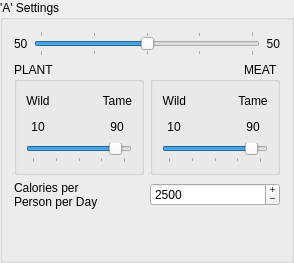
         <widget class="QGroupBox" name="diet_comp_box_9">
          <property name="sizePolicy">
           <sizepolicy hsizetype="Expanding" vsizetype="Fixed">
            <horstretch>0</horstretch>
            <verstretch>0</verstretch>
           </sizepolicy>
          </property>
          <property name="title">
           <string>'A' Settings</string>
          </property>
          <layout class="QGridLayout">
           <item row="2" column="0" colspan="2">
            <layout class="QHBoxLayout">
             <item>
              <widget class="QLabel" name="label6_9">
               <property name="toolTip">
                <string>&lt;html&gt;&lt;head&gt;&lt;meta name=&quot;qrichtext&quot; content=&quot;1&quot; /&gt;&lt;style type=&quot;text/css&quot;&gt;
p, li { white-space: pre-wrap; }
&lt;/style&gt;&lt;/head&gt;&lt;body style=&quot; font-family:'Sans Serif'; font-size:9pt; font-weight:400; font-style:normal; text-decoration:none;&quot;&gt;
&lt;p style=&quot; margin-top:0px; margin-bottom:0px; margin-left:0px; margin-right:0px; -qt-block-indent:0; text-indent:0px;&quot;&gt;Average requirements for each individual&lt;/p&gt;&lt;/body&gt;&lt;/html&gt;</string>
               </property>
               <property name="whatsThis">
                <string>&lt;html&gt;&lt;head&gt;&lt;meta name=&quot;qrichtext&quot; content=&quot;1&quot; /&gt;&lt;style type=&quot;text/css&quot;&gt;
p, li { white-space: pre-wrap; }
&lt;/style&gt;&lt;/head&gt;&lt;body style=&quot; font-family:'Sans Serif'; font-size:9pt; font-weight:400; font-style:normal; text-decoration:none;&quot;&gt;
&lt;p style=&quot; margin-top:0px; margin-bottom:0px; margin-left:0px; margin-right:0px; -qt-block-indent:0; text-indent:0px;&quot;&gt;This figure is an average only.  In the future, I hope to be able to implement a feature whereby the human population is modelled, and account for different requirements of men, adult women, pregnant women, lactating women, and children.&lt;/p&gt;&lt;/body&gt;&lt;/html&gt;</string>
               </property>
               <property name="text">
                <string>Calories per
Person per Day</string>
               </property>
               <property name="wordWrap">
                <bool>false</bool>
               </property>
              </widget>
             </item>
             <item>
              <widget class="QSpinBox" name="spinBoxDailyCalories_9">
               <property name="toolTip">
                <string>&lt;html&gt;&lt;head&gt;&lt;meta name=&quot;qrichtext&quot; content=&quot;1&quot; /&gt;&lt;style type=&quot;text/css&quot;&gt;
p, li { white-space: pre-wrap; }
&lt;/style&gt;&lt;/head&gt;&lt;body style=&quot; font-family:'Sans Serif'; font-size:9pt; font-weight:400; font-style:normal; text-decoration:none;&quot;&gt;
&lt;p style=&quot; margin-top:0px; margin-bottom:0px; margin-left:0px; margin-right:0px; -qt-block-indent:0; text-indent:0px;&quot;&gt;Set the average number of calories per day required per person&lt;/p&gt;&lt;/body&gt;&lt;/html&gt;</string>
               </property>
               <property name="whatsThis">
                <string>&lt;html&gt;&lt;head&gt;&lt;meta name=&quot;qrichtext&quot; content=&quot;1&quot; /&gt;&lt;style type=&quot;text/css&quot;&gt;
p, li { white-space: pre-wrap; }
&lt;/style&gt;&lt;/head&gt;&lt;body style=&quot; font-family:'Sans Serif'; font-size:9pt; font-weight:400; font-style:normal; text-decoration:none;&quot;&gt;
&lt;p style=&quot; margin-top:0px; margin-bottom:0px; margin-left:0px; margin-right:0px; -qt-block-indent:0; text-indent:0px;&quot;&gt;In future versions of Landuse Analyst, the demographics of the human population will be modelled, but currently the user has to supply one figure for an average number of calories required by a single person on a daily basis.&lt;/p&gt;&lt;/body&gt;&lt;/html&gt;</string>
               </property>
               <property name="buttonSymbols">
                <enum>QAbstractSpinBox::PlusMinus</enum>
               </property>
               <property name="minimum">
                <number>1</number>
               </property>
               <property name="maximum">
                <number>5000</number>
               </property>
               <property name="singleStep">
                <number>1</number>
               </property>
               <property name="value">
                <number>2500</number>
               </property>
              </widget>
             </item>
            </layout>
           </item>
           <item row="1" column="0">
            <widget class="QGroupBox" name="groupplantpercent_9">
             <property name="title">
              <string>PLANT</string>
             </property>
             <layout class="QGridLayout">
              <item row="1" column="1">
               <spacer>
                <property name="orientation">
                 <enum>Qt::Horizontal</enum>
                </property>
                <property name="sizeHint" stdset="0">
                 <size>
                  <width>40</width>
                  <height>20</height>
                 </size>
                </property>
               </spacer>
              </item>
              <item row="1" column="2">
               <widget class="QLabel" name="labelCropTamePercent_9">
                <property name="toolTip">
                 <string>&lt;html&gt;&lt;head&gt;&lt;meta name=&quot;qrichtext&quot; content=&quot;1&quot; /&gt;&lt;style type=&quot;text/css&quot;&gt;
p, li { white-space: pre-wrap; }
&lt;/style&gt;&lt;/head&gt;&lt;body style=&quot; font-family:'Sans Serif'; font-size:9pt; font-weight:400; font-style:normal; text-decoration:none;&quot;&gt;
&lt;p style=&quot; margin-top:0px; margin-bottom:0px; margin-left:0px; margin-right:0px; -qt-block-indent:0; text-indent:0px;&quot;&gt;The percentage of calories of the population's &lt;span style=&quot; font-style:italic; text-decoration: underline;&quot;&gt;plant&lt;/span&gt; portion of the diet that is supplied by domesticated plants (crops).&lt;/p&gt;&lt;/body&gt;&lt;/html&gt;</string>
                </property>
                <property name="text">
                 <string>90</string>
                </property>
                <property name="alignment">
                 <set>Qt::AlignCenter</set>
                </property>
               </widget>
              </item>
              <item row="2" column="0" colspan="3">
               <widget class="QSlider" name="sliderCrop_9">
                <property name="toolTip">
                 <string>&lt;html&gt;&lt;head&gt;&lt;meta name=&quot;qrichtext&quot; content=&quot;1&quot; /&gt;&lt;style type=&quot;text/css&quot;&gt;
p, li { white-space: pre-wrap; }
&lt;/style&gt;&lt;/head&gt;&lt;body style=&quot; font-family:'Sans Serif'; font-size:9pt; font-weight:400; font-style:normal; text-decoration:none;&quot;&gt;
&lt;p style=&quot; margin-top:0px; margin-bottom:0px; margin-left:0px; margin-right:0px; -qt-block-indent:0; text-indent:0px;&quot;&gt;Adjust this slider to set the ratio of Wild:Tame plants in the plant portion of the diet (calories)&lt;/p&gt;&lt;/body&gt;&lt;/html&gt;</string>
                </property>
                <property name="whatsThis">
                 <string>&lt;html&gt;&lt;head&gt;&lt;meta name=&quot;qrichtext&quot; content=&quot;1&quot; /&gt;&lt;style type=&quot;text/css&quot;&gt;
p, li { white-space: pre-wrap; }
&lt;/style&gt;&lt;/head&gt;&lt;body style=&quot; font-family:'Sans Serif'; font-size:9pt; font-weight:400; font-style:normal; text-decoration:none;&quot;&gt;
&lt;p style=&quot; margin-top:0px; margin-bottom:0px; margin-left:0px; margin-right:0px; -qt-block-indent:0; text-indent:0px;&quot;&gt;The Wild to Tame Ratio is the distinction you must make when defining the settlements plant or meat portion of the diet. This setting relies on the assumption that all of their food comes from either wild sources or tame sources. To adjust, simply move the slider left or right, or spin your mouse wheel. &lt;span style=&quot; font-weight:600;&quot;&gt;Note that this setting is based on calories&lt;/span&gt;&lt;/p&gt;&lt;/body&gt;&lt;/html&gt;</string>
                </property>
                <property name="maximum">
                 <number>100</number>
                </property>
                <property name="singleStep">
                 <number>1</number>
                </property>
                <property name="pageStep">
                 <number>1</number>
                </property>
                <property name="value">
                 <number>90</number>
                </property>
                <property name="sliderPosition">
                 <number>90</number>
                </property>
                <property name="orientation">
                 <enum>Qt::Horizontal</enum>
                </property>
                <property name="tickPosition">
                 <enum>QSlider::TicksBelow</enum>
                </property>
                <property name="tickInterval">
                 <number>25</number>
                </property>
               </widget>
              </item>
              <item row="1" column="0">
               <widget class="QLabel" name="labelCropWildPercent_9">
                <property name="toolTip">
                 <string>&lt;html&gt;&lt;head&gt;&lt;meta name=&quot;qrichtext&quot; content=&quot;1&quot; /&gt;&lt;style type=&quot;text/css&quot;&gt;
p, li { white-space: pre-wrap; }
&lt;/style&gt;&lt;/head&gt;&lt;body style=&quot; font-family:'Sans Serif'; font-size:9pt; font-weight:400; font-style:normal; text-decoration:none;&quot;&gt;
&lt;p style=&quot; margin-top:0px; margin-bottom:0px; margin-left:0px; margin-right:0px; -qt-block-indent:0; text-indent:0px;&quot;&gt;The percentage of calories of the population's &lt;span style=&quot; font-style:italic; text-decoration: underline;&quot;&gt;plant&lt;/span&gt; portion of the diet that is supplied by non-domesticated plants.&lt;/p&gt;&lt;/body&gt;&lt;/html&gt;</string>
                </property>
                <property name="text">
                 <string>10</string>
                </property>
                <property name="alignment">
                 <set>Qt::AlignCenter</set>
                </property>
               </widget>
              </item>
              <item row="0" column="0">
               <widget class="QLabel" name="label_46">
                <property name="text">
                 <string>Wild</string>
                </property>
                <property name="alignment">
                 <set>Qt::AlignCenter</set>
                </property>
               </widget>
              </item>
              <item row="0" column="2">
               <widget class="QLabel" name="label_47">
                <property name="text">
                 <string>Tame</string>
                </property>
                <property name="alignment">
                 <set>Qt::AlignRight|Qt::AlignTrailing|Qt::AlignVCenter</set>
                </property>
               </widget>
              </item>
              <item row="0" column="1">
               <spacer>
                <property name="orientation">
                 <enum>Qt::Horizontal</enum>
                </property>
                <property name="sizeHint" stdset="0">
                 <size>
                  <width>40</width>
                  <height>20</height>
                 </size>
                </property>
               </spacer>
              </item>
             </layout>
            </widget>
           </item>
           <item row="0" column="0" colspan="2">
            <layout class="QHBoxLayout">
             <item>
              <widget class="QLabel" name="labelCropPercent_9">
               <property name="toolTip">
                <string>&lt;html&gt;&lt;head&gt;&lt;meta name=&quot;qrichtext&quot; content=&quot;1&quot; /&gt;&lt;style type=&quot;text/css&quot;&gt;
p, li { white-space: pre-wrap; }
&lt;/style&gt;&lt;/head&gt;&lt;body style=&quot; font-family:'Sans Serif'; font-size:9pt; font-weight:400; font-style:normal; text-decoration:none;&quot;&gt;
&lt;p style=&quot; margin-top:0px; margin-bottom:0px; margin-left:0px; margin-right:0px; -qt-block-indent:0; text-indent:0px;&quot;&gt;The percentage of calories of the populations diet that is supplied by food that comes from plants.&lt;/p&gt;&lt;/body&gt;&lt;/html&gt;</string>
               </property>
               <property name="text">
                <string>50</string>
               </property>
              </widget>
             </item>
             <item>
              <widget class="QSlider" name="sliderDiet_9">
               <property name="toolTip">
                <string>&lt;html&gt;&lt;head&gt;&lt;meta name=&quot;qrichtext&quot; content=&quot;1&quot; /&gt;&lt;style type=&quot;text/css&quot;&gt;
p, li { white-space: pre-wrap; }
&lt;/style&gt;&lt;/head&gt;&lt;body style=&quot; font-family:'Sans Serif'; font-size:9pt; font-weight:400; font-style:normal; text-decoration:none;&quot;&gt;
&lt;p style=&quot; margin-top:0px; margin-bottom:0px; margin-left:0px; margin-right:0px; -qt-block-indent:0; text-indent:0px;&quot;&gt;Adjust this slider to set the ratio of Plant:Meat plants in the diet (calories)&lt;/p&gt;&lt;/body&gt;&lt;/html&gt;</string>
               </property>
               <property name="whatsThis">
                <string>&lt;html&gt;&lt;head&gt;&lt;meta name=&quot;qrichtext&quot; content=&quot;1&quot; /&gt;&lt;style type=&quot;text/css&quot;&gt;
p, li { white-space: pre-wrap; }
&lt;/style&gt;&lt;/head&gt;&lt;body style=&quot; font-family:'Sans Serif'; font-size:9pt; font-weight:400; font-style:normal; text-decoration:none;&quot;&gt;
&lt;p style=&quot; margin-top:0px; margin-bottom:0px; margin-left:0px; margin-right:0px; -qt-block-indent:0; text-indent:0px;&quot;&gt;Set the overall division in the diet as a ratio between calories provided by &lt;span style=&quot; font-weight:600; color:#0000ff;&quot;&gt;Plants&lt;/span&gt; and calories provided by &lt;span style=&quot; font-weight:600; color:#0000ff;&quot;&gt;Meat&lt;/span&gt; with the top slider. You can either click and drag with the mouse, or use the mouse wheel. As you slide it, you will see that the percentages for both are automatically adjusted. This setting includes food from both wild and tame sources.&lt;/p&gt;
&lt;p style=&quot;-qt-paragraph-type:empty; margin-top:0px; margin-bottom:0px; margin-left:0px; margin-right:0px; -qt-block-indent:0; text-indent:0px;&quot;&gt;&lt;/p&gt;
&lt;p style=&quot; margin-top:0px; margin-bottom:0px; margin-left:0px; margin-right:0px; -qt-block-indent:0; text-indent:0px;&quot;&gt;The Plant to Meat Ratio is the primary distinction you must make when defining the settlements diet. This setting relies on the assumption that all food comes from either plants or animals, regardless of whether or not it is tame or wild. &lt;span style=&quot; font-weight:600; color:#0000ff;&quot;&gt;Note that this setting is based on calories&lt;/span&gt;&lt;/p&gt;&lt;/body&gt;&lt;/html&gt;</string>
               </property>
               <property name="maximum">
                <number>100</number>
               </property>
               <property name="singleStep">
                <number>1</number>
               </property>
               <property name="pageStep">
                <number>1</number>
               </property>
               <property name="value">
                <number>50</number>
               </property>
               <property name="sliderPosition">
                <number>50</number>
               </property>
               <property name="orientation">
                <enum>Qt::Horizontal</enum>
               </property>
               <property name="tickPosition">
                <enum>QSlider::TicksBothSides</enum>
               </property>
               <property name="tickInterval">
                <number>25</number>
               </property>
              </widget>
             </item>
             <item>
              <widget class="QLabel" name="labelMeatPercent_9">
               <property name="toolTip">
                <string>&lt;html&gt;&lt;head&gt;&lt;meta name=&quot;qrichtext&quot; content=&quot;1&quot; /&gt;&lt;style type=&quot;text/css&quot;&gt;
p, li { white-space: pre-wrap; }
&lt;/style&gt;&lt;/head&gt;&lt;body style=&quot; font-family:'Sans Serif'; font-size:9pt; font-weight:400; font-style:normal; text-decoration:none;&quot;&gt;
&lt;p style=&quot; margin-top:0px; margin-bottom:0px; margin-left:0px; margin-right:0px; -qt-block-indent:0; text-indent:0px;&quot;&gt;The percentage of calories of the populations diet that is supplied by food that comes from animals.&lt;/p&gt;&lt;/body&gt;&lt;/html&gt;</string>
               </property>
               <property name="text">
                <string>50</string>
               </property>
               <property name="alignment">
                <set>Qt::AlignRight|Qt::AlignTrailing|Qt::AlignVCenter</set>
               </property>
              </widget>
             </item>
            </layout>
           </item>
           <item row="1" column="1">
            <widget class="QGroupBox" name="groupmeatpercent_9">
             <property name="layoutDirection">
              <enum>Qt::RightToLeft</enum>
             </property>
             <property name="title">
              <string>MEAT</string>
             </property>
             <layout class="QGridLayout">
              <item row="0" column="0">
               <widget class="QLabel" name="label_48">
                <property name="text">
                 <string>Tame</string>
                </property>
                <property name="alignment">
                 <set>Qt::AlignCenter</set>
                </property>
               </widget>
              </item>
              <item row="1" column="1">
               <spacer>
                <property name="orientation">
                 <enum>Qt::Horizontal</enum>
                </property>
                <property name="sizeHint" stdset="0">
                 <size>
                  <width>40</width>
                  <height>20</height>
                 </size>
                </property>
               </spacer>
              </item>
              <item row="1" column="2">
               <widget class="QLabel" name="labelMeatWildPercent_9">
                <property name="toolTip">
                 <string>&lt;html&gt;&lt;head&gt;&lt;meta name=&quot;qrichtext&quot; content=&quot;1&quot; /&gt;&lt;style type=&quot;text/css&quot;&gt;
p, li { white-space: pre-wrap; }
&lt;/style&gt;&lt;/head&gt;&lt;body style=&quot; font-family:'Sans Serif'; font-size:9pt; font-weight:400; font-style:normal; text-decoration:none;&quot;&gt;
&lt;p style=&quot; margin-top:0px; margin-bottom:0px; margin-left:0px; margin-right:0px; -qt-block-indent:0; text-indent:0px;&quot;&gt;The percentage of calories of the population's &lt;span style=&quot; font-style:italic; text-decoration: underline;&quot;&gt;meat&lt;/span&gt; portion of the diet that is supplied by non-domesticated animals.  (Hunting, fishing, scavenging, etc.)&lt;/p&gt;&lt;/body&gt;&lt;/html&gt;</string>
                </property>
                <property name="text">
                 <string>10</string>
                </property>
                <property name="alignment">
                 <set>Qt::AlignCenter</set>
                </property>
               </widget>
              </item>
              <item row="0" column="2">
               <widget class="QLabel" name="label_49">
                <property name="text">
                 <string>Wild</string>
                </property>
                <property name="alignment">
                 <set>Qt::AlignRight|Qt::AlignTrailing|Qt::AlignVCenter</set>
                </property>
               </widget>
              </item>
              <item row="1" column="0">
               <widget class="QLabel" name="labelMeatTamePercent_9">
                <property name="toolTip">
                 <string>&lt;html&gt;&lt;head&gt;&lt;meta name=&quot;qrichtext&quot; content=&quot;1&quot; /&gt;&lt;style type=&quot;text/css&quot;&gt;
p, li { white-space: pre-wrap; }
&lt;/style&gt;&lt;/head&gt;&lt;body style=&quot; font-family:'Sans Serif'; font-size:9pt; font-weight:400; font-style:normal; text-decoration:none;&quot;&gt;
&lt;p style=&quot; margin-top:0px; margin-bottom:0px; margin-left:0px; margin-right:0px; -qt-block-indent:0; text-indent:0px;&quot;&gt;The percentage of calories of the population's &lt;span style=&quot; font-style:italic; text-decoration: underline;&quot;&gt;meat&lt;/span&gt; portion of the diet that is supplied by domesticated animals.&lt;/p&gt;&lt;/body&gt;&lt;/html&gt;</string>
                </property>
                <property name="layoutDirection">
                 <enum>Qt::LeftToRight</enum>
                </property>
                <property name="text">
                 <string>90</string>
                </property>
                <property name="alignment">
                 <set>Qt::AlignCenter</set>
                </property>
               </widget>
              </item>
              <item row="2" column="0" colspan="3">
               <widget class="QSlider" name="sliderMeat_9">
                <property name="toolTip">
                 <string>&lt;html&gt;&lt;head&gt;&lt;meta name=&quot;qrichtext&quot; content=&quot;1&quot; /&gt;&lt;style type=&quot;text/css&quot;&gt;
p, li { white-space: pre-wrap; }
&lt;/style&gt;&lt;/head&gt;&lt;body style=&quot; font-family:'Sans Serif'; font-size:9pt; font-weight:400; font-style:normal; text-decoration:none;&quot;&gt;
&lt;p style=&quot; margin-top:0px; margin-bottom:0px; margin-left:0px; margin-right:0px; -qt-block-indent:0; text-indent:0px;&quot;&gt;Adjust this slider to set the ratio of Wild:Tame animals in the meat portion of the diet (calories)&lt;/p&gt;&lt;/body&gt;&lt;/html&gt;</string>
                </property>
                <property name="whatsThis">
                 <string>&lt;html&gt;&lt;head&gt;&lt;meta name=&quot;qrichtext&quot; content=&quot;1&quot; /&gt;&lt;style type=&quot;text/css&quot;&gt;
p, li { white-space: pre-wrap; }
&lt;/style&gt;&lt;/head&gt;&lt;body style=&quot; font-family:'Sans Serif'; font-size:9pt; font-weight:400; font-style:normal; text-decoration:none;&quot;&gt;
&lt;p style=&quot; margin-top:0px; margin-bottom:0px; margin-left:0px; margin-right:0px; -qt-block-indent:0; text-indent:0px;&quot;&gt;The Wild to Tame Ratio is the distinction you must make when defining the settlements plant or meat portion of the diet. This setting relies on the assumption that all of their food comes from either wild sources or tame sources. To adjust, simply move the slider left or right, or spin your mouse wheel. &lt;span style=&quot; font-weight:600;&quot;&gt;Note that this setting is based on calories&lt;/span&gt;&lt;/p&gt;&lt;/body&gt;&lt;/html&gt;</string>
                </property>
                <property name="layoutDirection">
                 <enum>Qt::LeftToRight</enum>
                </property>
                <property name="maximum">
                 <number>100</number>
                </property>
                <property name="singleStep">
                 <number>1</number>
                </property>
                <property name="pageStep">
                 <number>1</number>
                </property>
                <property name="value">
                 <number>90</number>
                </property>
                <property name="sliderPosition">
                 <number>90</number>
                </property>
                <property name="orientation">
                 <enum>Qt::Horizontal</enum>
                </property>
                <property name="tickPosition">
                 <enum>QSlider::TicksBelow</enum>
                </property>
                <property name="tickInterval">
                 <number>25</number>
                </property>
               </widget>
              </item>
              <item row="0" column="1">
               <spacer>
                <property name="orientation">
                 <enum>Qt::Horizontal</enum>
                </property>
                <property name="sizeHint" stdset="0">
                 <size>
                  <width>40</width>
                  <height>20</height>
                 </size>
                </property>
               </spacer>
              </item>
             </layout>
            </widget>
           </item>
           <item row="3" column="0" colspan="2">
            <spacer>
             <property name="orientation">
              <enum>Qt::Vertical</enum>
             </property>
             <property name="sizeHint" stdset="0">
              <size>
               <width>20</width>
               <height>40</height>
              </size>
             </property>
            </spacer>
           </item>
          </layout>
         </widget>
